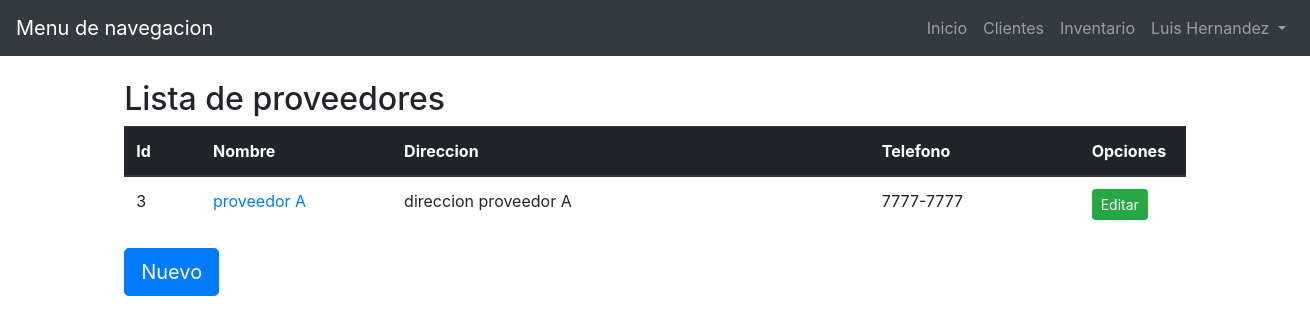
The page /modulos/configuracion/proveedores/index.php (signed in) on the database as committed earlier.
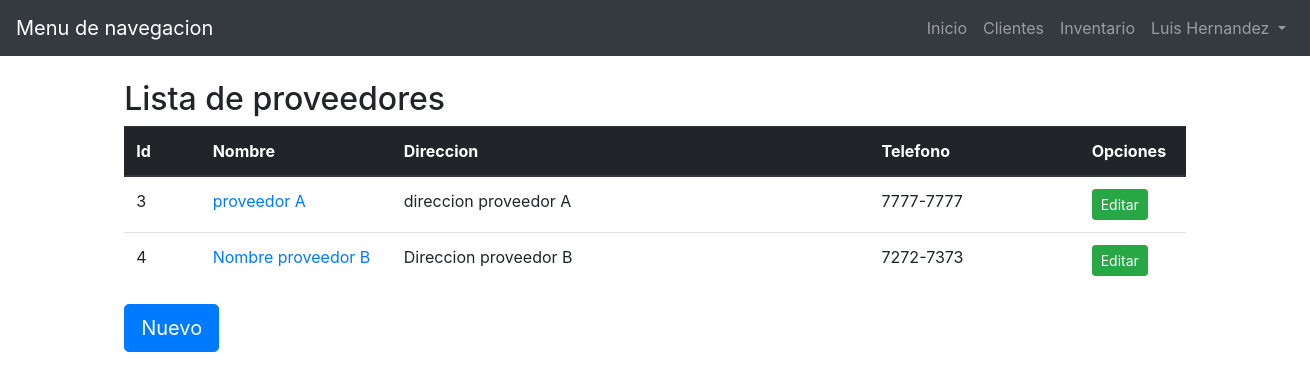
The same page on the database as committed later.
### tables this page shows
CREATE TABLE `tblproveedores` (
  `idproveedor` int(11) NOT NULL,
  `nombre_proveedor` varchar(45) NOT NULL,
  `direccion_proveedor` varchar(200) NOT NULL,
  `telefono_proveedor` varchar(10) NOT NULL,
  `correo_proveedor` varchar(45) NOT NULL,
  `descripcion_proveedor` varchar(80) NOT NULL,
  `fecha_registroprov` date NOT NULL,
  `idusuario` int(11) NOT NULL
);

### modulos/configuracion/proveedores/index.php (called while the page is built, shortened)
<?php
require_once("../../../config/sql.php");
$SQL->conect();
$proveedores = $SQL->select("SELECT * FROM tblproveedores");
require_once("../../../views/configuracion/proveedores/index.view.php");
?>

### config/sql.php (called while the page is built, shortened)
<?php
class Sql
{
  private $dbname = 'funerariadb';
  private $host = 'localhost';
  private $user = 'root';
  private $pass = '';
  private $conexion = null;
  function conect(){
    try {
      $this->conexion = new PDO('mysql:host='.$this->host.';dbname='.$this->dbname, $this->user,$this->pass);
      return $this->conexion;
    } catch (PDOException $e) {
      echo "Error al conectar con la base de datos";
      return false;
    }
  }
  function select($consulta){
    $stmt = $this->conexion->prepare($consulta);
    $stmt->execute();
    $resultados = $stmt->fetchAll();
    if (empty($resultados)) {
      return false;
    }else {
      return $resultados;
    }
  }
  function close(){
    $this->conexion = null;
  }
}
$SQL = new Sql;
?>

### views/configuracion/proveedores/index.view.php (the view, shortened to what this page needs)
<!DOCTYPE html>
<html lang="es">
<head>
  <link rel="stylesheet" href="../../../css/bootstrap.min.css">
</head>
<body>
  <div class="container-fluid">
    <header class="row">
        <div class="navbar navbar-expand navbar-dark bg-dark col-md-12">
            <a href="#" class="navbar-brand">Menu de navegacion</a>
            <ul class="navbar-nav ml-auto">
                <li class="nav-item">
                    <a href="../../../index.php" class="nav-link">Inicio</a>
                </li>
                <li class="nav-item">
                    <a href="../../clientes/index.php" class="nav-link">Clientes</a>
                </li>
                <li class="nav-item">
                    <a href="../../inventario/index.php" class="nav-link">Inventario</a>
                </li>
                <li class="nav-item dropdown">
                    <a href="#" class="nav-link dropdown-toggle" id="navbarDropdown" role="botton" data-toggle="dropdown">
                        <?php echo $_SESSION['usuario']['nombre']?>                        </a>
                </li>
            </ul>
        </div>
    </header>
    <div class="row">
      <header class="caja offset-1 col-md-12">
        <br>
        <h2>Lista de proveedores</h2>
      </header>
    </div>
    <div class="row justify-content-center">
      <div class="col-md-10">
        <table class="table">
          <thead class="thead-dark">
            <tr>
              <th>Id</th>
              <th>Nombre</th>
              <th>Direccion</th>
              <th>Telefono</th>
              <th>Opciones</th>
            </tr>
          </thead>
          <tbody>
            <?php foreach ($proveedores as $key => $proveedor): ?>
              <tr>
                <td><?php echo $proveedor['idproveedor'] ?></td>
                <td width="18%"> <a href="informacion.php?id=<?php echo $proveedor['idproveedor'] ?>"><?php echo $proveedor['nombre_proveedor']?></a> </td>
                <td width="45%" ><?php echo $proveedor['direccion_proveedor'] ?></td>
                <td><?php echo $proveedor['telefono_proveedor'] ?></td>
                <td width="10%"><a href="editar.php?id=<?php echo $proveedor['idproveedor'] ?>" class="btn btn-success btn-sm">Editar</a></td>
              </tr>
            <?php endforeach; ?>
          </tbody>
        </table>
        <button type="button" class="btn btn-primary btn-lg" data-toggle="modal" data-target="#nuevo" name="button"> Nuevo </button>
      </div>
    </div>
    <div class="row">
      <div class="col-md-12">
      </div>
    </div>
  </div>
</body>
</html>

Rows that differ between the two databases and show on the page:
added tblproveedores: idproveedor "4", nombre_proveedor "Nombre proveedor B", direccion_proveedor "Direccion proveedor B", telefono_proveedor "7272-7373"
